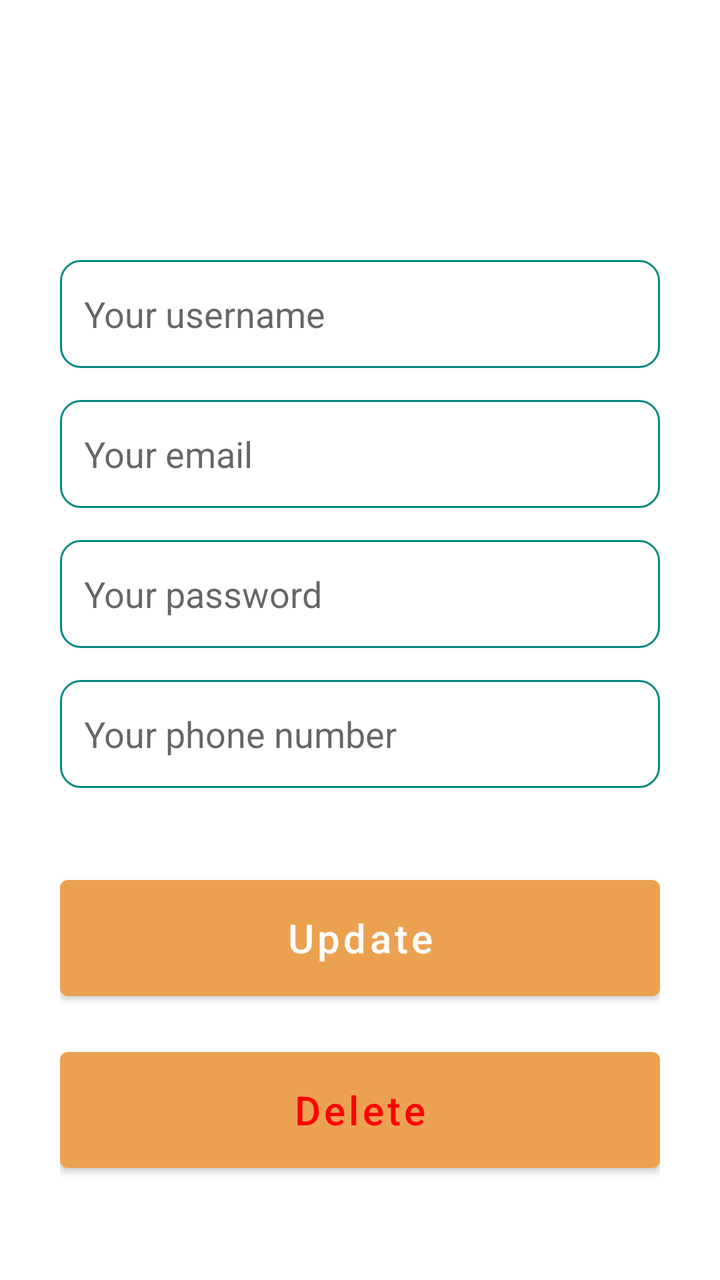
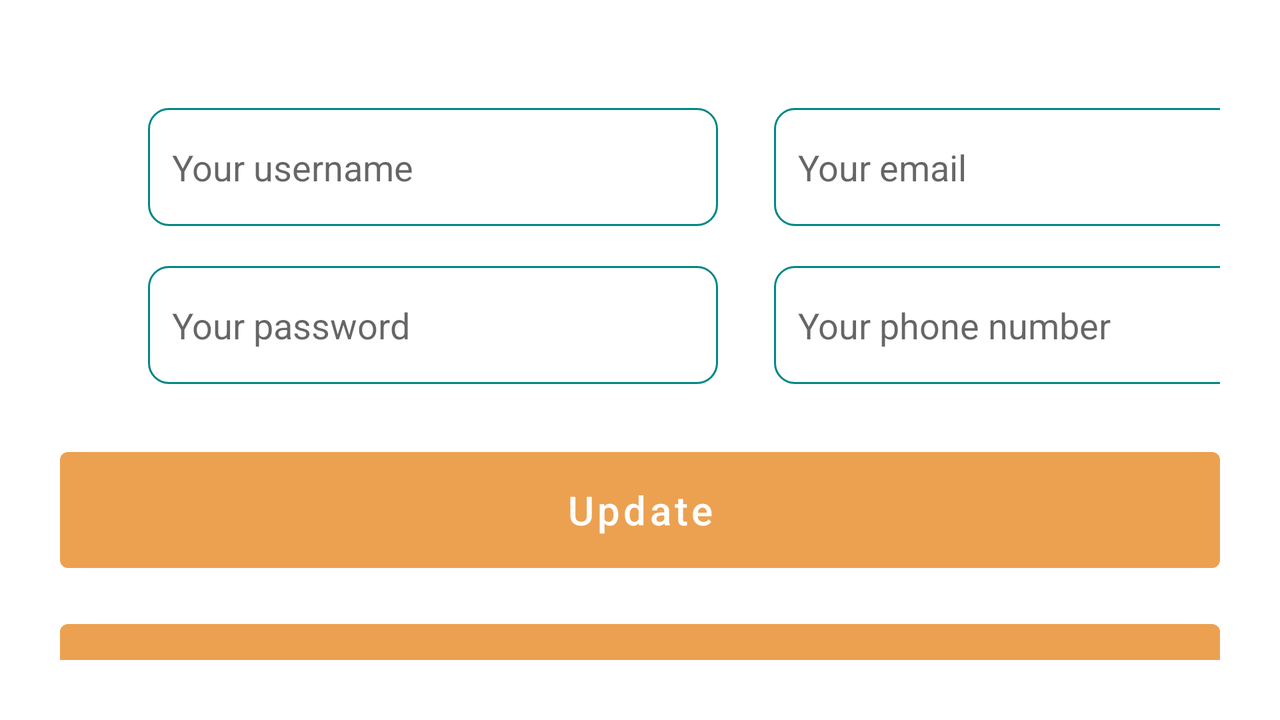

An Android layout and its configuration variant, each rendered on a device that would load it. The default file and the variant file are quoted in full after the pictures.
<!-- AndroidManifest.xml: application theme Theme.ProjetoPAM -->
<!-- res/layout/activity_user_update.xml -->
<?xml version="1.0" encoding="utf-8"?>
<androidx.constraintlayout.widget.ConstraintLayout xmlns:android="http://schemas.android.com/apk/res/android"
    xmlns:app="http://schemas.android.com/apk/res-auto"
    xmlns:tools="http://schemas.android.com/tools"
    android:layout_width="match_parent"
    android:layout_height="match_parent"
    android:padding="30dp"
    tools:context="pt.ips.pam.projetopam.AddActivity">

    <EditText
        android:id="@+id/name_input"
        android:layout_width="match_parent"
        android:layout_height="54dp"
        android:layout_marginTop="100dp"
        android:background="@drawable/custom_input"
        android:ems="10"
        android:hint="@string/insertUsername"
        android:inputType="textPersonName"
        android:paddingStart="12dp"
        android:paddingEnd="12dp"
        app:layout_constraintEnd_toEndOf="parent"
        app:layout_constraintHorizontal_bias="0.266"
        app:layout_constraintStart_toStartOf="parent"
        app:layout_constraintTop_toTopOf="parent" />

    <EditText
        android:id="@+id/password_input"
        android:layout_width="match_parent"
        android:layout_height="54dp"
        android:layout_marginTop="16dp"
        android:background="@drawable/custom_input"
        android:ems="10"
        android:hint="@string/insertEmail"
        android:inputType="textPersonName"
        android:paddingStart="12dp"
        android:paddingEnd="12dp"
        app:layout_constraintEnd_toEndOf="parent"
        app:layout_constraintStart_toStartOf="parent"
        app:layout_constraintTop_toBottomOf="@+id/name_input" />

    <EditText
        android:id="@+id/email_input"
        android:layout_width="match_parent"
        android:layout_height="54dp"
        android:layout_marginTop="16dp"
        android:background="@drawable/custom_input"
        android:ems="10"
        android:hint="@string/insertPassword"
        android:inputType="textPersonName"
        android:paddingStart="12dp"
        android:paddingEnd="12dp"
        app:layout_constraintEnd_toEndOf="parent"
        app:layout_constraintStart_toStartOf="parent"
        app:layout_constraintTop_toBottomOf="@+id/password_input" />

    <EditText
        android:id="@+id/number_input"
        android:layout_width="match_parent"
        android:layout_height="54dp"
        android:layout_marginTop="16dp"
        android:background="@drawable/custom_input"
        android:ems="10"
        android:hint="@string/insertPhoneNumber"
        android:inputType="number"
        android:paddingStart="12dp"
        android:paddingEnd="12dp"
        app:layout_constraintEnd_toEndOf="parent"
        app:layout_constraintStart_toStartOf="parent"
        app:layout_constraintTop_toBottomOf="@+id/email_input" />

    <Button
        android:id="@+id/update_button"
        android:layout_width="match_parent"
        android:layout_height="70dp"
        android:layout_marginTop="40dp"
        android:text="@string/bookBtnUpdate"
        android:textAllCaps="false"
        android:textSize="20sp"
        app:layout_constraintEnd_toEndOf="parent"
        app:layout_constraintStart_toStartOf="parent"
        app:layout_constraintTop_toBottomOf="@+id/number_input" />

    <Button
        android:id="@+id/delete_button"
        android:layout_width="match_parent"
        android:layout_height="70dp"
        android:layout_marginTop="16dp"
        android:text="@string/bookBtnDelete"
        android:textAllCaps="false"
        android:textColor="#ff0000"
        android:textSize="20sp"
        app:layout_constraintEnd_toEndOf="parent"
        app:layout_constraintStart_toStartOf="parent"
        app:layout_constraintTop_toBottomOf="@+id/update_button" />

</androidx.constraintlayout.widget.ConstraintLayout>
<!-- resources referenced by this layout -->
<resources>
  <!-- drawable custom_input (drawable) -->
  <?xml version="1.0" encoding="utf-8"?>
  <selector xmlns:android="http://schemas.android.com/apk/res/android">
          <item android:state_enabled="true" android:state_focused="true">
                  <shape android:shape="rectangle">
                          <solid android:color="@color/white"/>
                          <corners android:radius="10dp"/>
                          <stroke android:color="@color/purple_200" android:width="1dp"/>
                  </shape>
          </item>
  
          <item android:state_enabled="true">
                  <shape android:shape="rectangle">
                          <solid android:color="@color/white"/>
                          <corners android:radius="10dp"/>
                          <stroke android:color="@color/teal_700" android:width="1dp"/>
                  </shape>
          </item>
  </selector>
  <string name="bookBtnDelete">Delete</string>
  <string name="bookBtnUpdate">Update</string>
  <string name="insertEmail">Your email</string>
  <string name="insertPassword">Your password</string>
  <string name="insertPhoneNumber">Your phone number</string>
  <string name="insertUsername">Your username</string>
  <style name="Theme.ProjetoPAM" parent="Theme.MaterialComponents.DayNight.DarkActionBar">
          
          <item name="colorPrimary">@color/purple_500</item>
          <item name="colorPrimaryVariant">@color/purple_700</item>
          <item name="colorOnPrimary">@color/white</item>
          
          <item name="colorSecondary">@color/teal_200</item>
          <item name="colorSecondaryVariant">@color/teal_700</item>
          <item name="colorOnSecondary">@color/black</item>
          
          <item name="android:statusBarColor">?attr/colorPrimaryVariant</item>
          
      </style>
  <color name="white">#FFFFFFFF</color>
  <color name="purple_200">#eca151</color>
  <color name="teal_700">#FF018786</color>
  <color name="purple_500">#eca151</color>
  <color name="purple_700">#eca151</color>
  <color name="teal_200">#FF03DAC5</color>
  <color name="black">#FF000000</color>
</resources>
<!-- res/layout-land/activity_user_update.xml (the repository's variant of the layout above) -->
<!-- drawn on the phone turned sideways -->
<?xml version="1.0" encoding="utf-8"?>
<androidx.constraintlayout.widget.ConstraintLayout xmlns:android="http://schemas.android.com/apk/res/android"
    xmlns:app="http://schemas.android.com/apk/res-auto"
    xmlns:tools="http://schemas.android.com/tools"
    android:layout_width="match_parent"
    android:layout_height="match_parent"
    android:padding="30dp"
    tools:context="pt.ips.pam.projetopam.AddActivity">

    <EditText
        android:id="@+id/name_input"
        android:layout_width="285dp"
        android:layout_height="59dp"
        android:layout_marginStart="44dp"
        android:layout_marginTop="24dp"
        android:background="@drawable/custom_input"
        android:ems="10"
        android:hint="@string/insertUsername"
        android:inputType="textPersonName"
        android:paddingStart="12dp"
        android:paddingEnd="12dp"
        app:layout_constraintStart_toStartOf="parent"
        app:layout_constraintTop_toTopOf="parent" />

    <EditText
        android:id="@+id/password_input"
        android:layout_width="287dp"
        android:layout_height="59dp"
        android:layout_marginStart="28dp"
        android:layout_marginTop="24dp"
        android:background="@drawable/custom_input"
        android:ems="10"
        android:hint="@string/insertEmail"
        android:inputType="textPersonName"
        android:paddingStart="12dp"
        android:paddingEnd="12dp"
        app:layout_constraintStart_toEndOf="@+id/name_input"
        app:layout_constraintTop_toTopOf="parent" />

    <EditText
        android:id="@+id/email_input"
        android:layout_width="285dp"
        android:layout_height="59dp"
        android:layout_marginStart="44dp"
        android:layout_marginTop="20dp"
        android:background="@drawable/custom_input"
        android:ems="10"
        android:hint="@string/insertPassword"
        android:inputType="textPersonName"
        android:paddingStart="12dp"
        android:paddingEnd="12dp"
        app:layout_constraintStart_toStartOf="parent"
        app:layout_constraintTop_toBottomOf="@+id/name_input" />

    <EditText
        android:id="@+id/number_input"
        android:layout_width="287dp"
        android:layout_height="59dp"
        android:layout_marginStart="28dp"
        android:layout_marginTop="20dp"
        android:background="@drawable/custom_input"
        android:ems="10"
        android:hint="@string/insertPhoneNumber"
        android:inputType="number"
        android:paddingStart="12dp"
        android:paddingEnd="12dp"
        app:layout_constraintStart_toEndOf="@+id/email_input"
        app:layout_constraintTop_toBottomOf="@+id/password_input" />

    <Button
        android:id="@+id/update_button"
        android:layout_width="match_parent"
        android:layout_height="70dp"
        android:layout_marginTop="28dp"
        android:text="@string/bookBtnUpdate"
        android:textAllCaps="false"
        android:textSize="20sp"
        app:layout_constraintEnd_toEndOf="parent"
        app:layout_constraintStart_toStartOf="parent"
        app:layout_constraintTop_toBottomOf="@+id/number_input" />

    <Button
        android:id="@+id/delete_button"
        android:layout_width="match_parent"
        android:layout_height="70dp"
        android:layout_marginTop="16dp"
        android:text="@string/bookBtnDelete"
        android:textAllCaps="false"
        android:textColor="#ff0000"
        android:textSize="20sp"
        app:layout_constraintEnd_toEndOf="parent"
        app:layout_constraintStart_toStartOf="parent"
        app:layout_constraintTop_toBottomOf="@+id/update_button" />

</androidx.constraintlayout.widget.ConstraintLayout>
